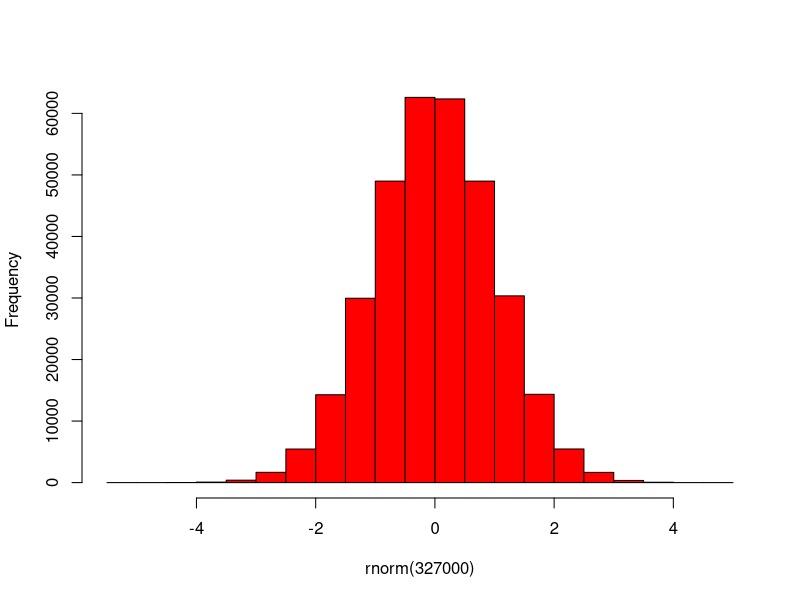

This chart was generated by the following R code:
## ---- chunk 1
hist(rnorm(327000), col = "red", main = "")
